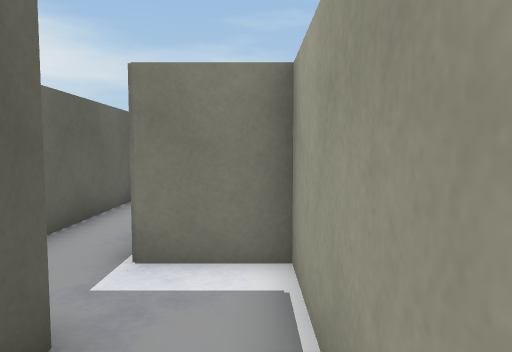
[1] (above)

20 first-person views from a walk through a scene from a Unity 3-D project. The camera is 1.4 m above the floor, tilts 4° down and sees 70° across. The floor is counted in squares, 1 m on a side. Each view is taken from the middle of a square. On the plan, view 1 faces up. The plan holds only what a view shows up to about 16 squares ahead; the rest is blank. The player character is not drawn. Surface patterns are stand-ins for the level's own textures.

[2]
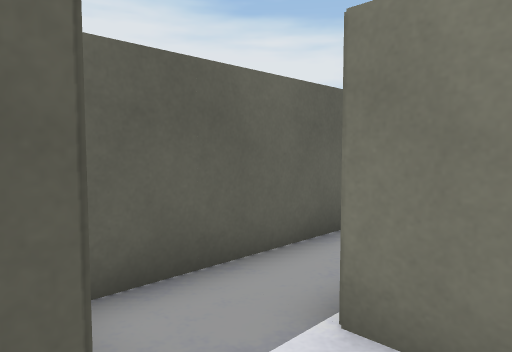

[3]
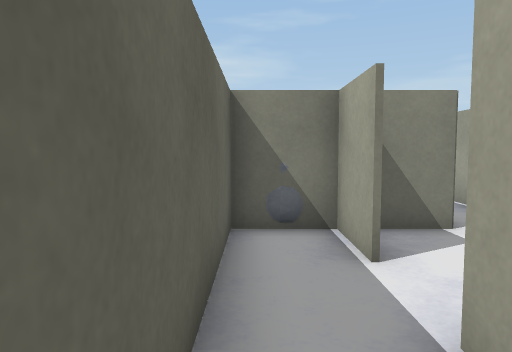

[4]
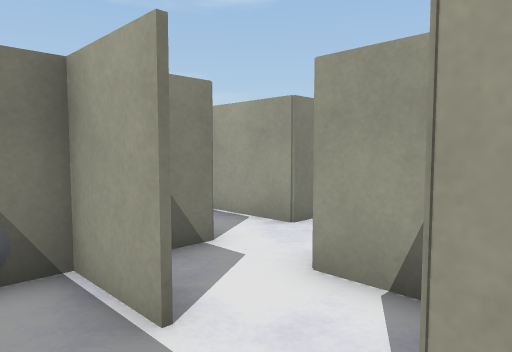

[5]
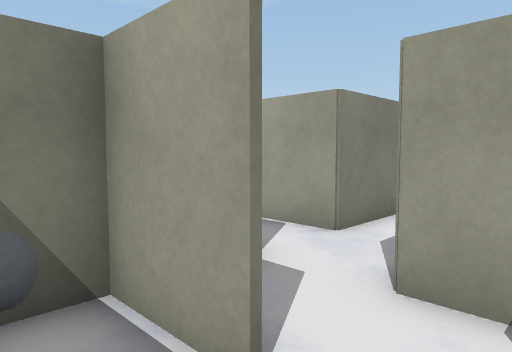

[6]
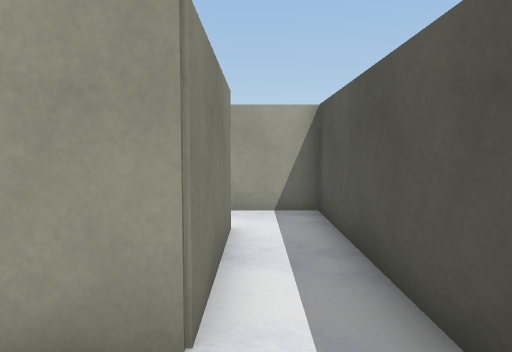

[7]
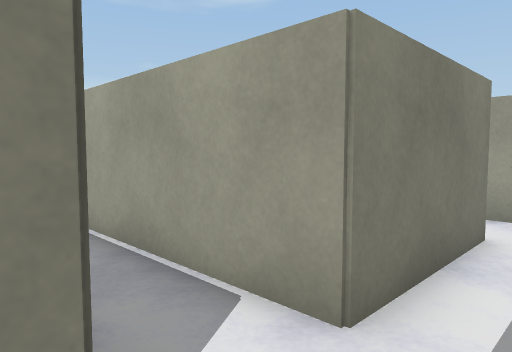

[8]
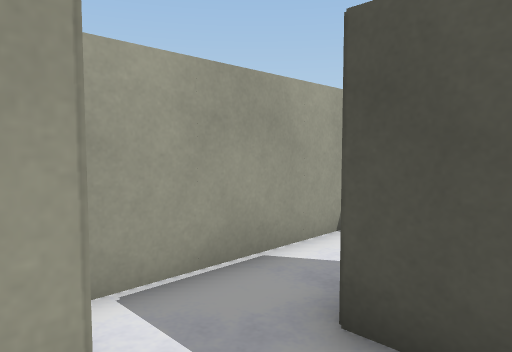

[9]
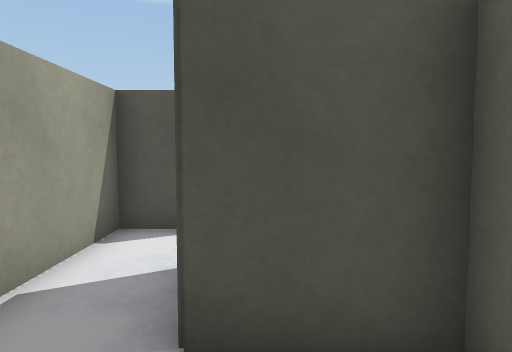

[10]
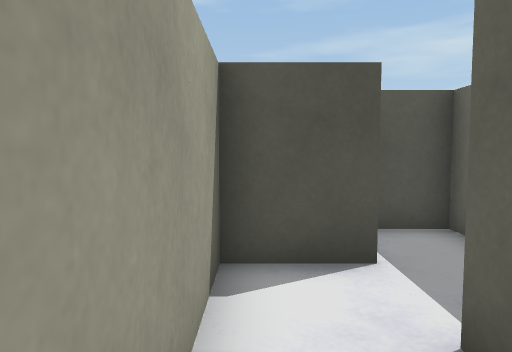

[11]
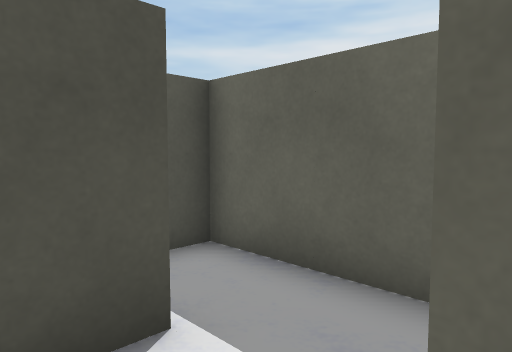

[12]
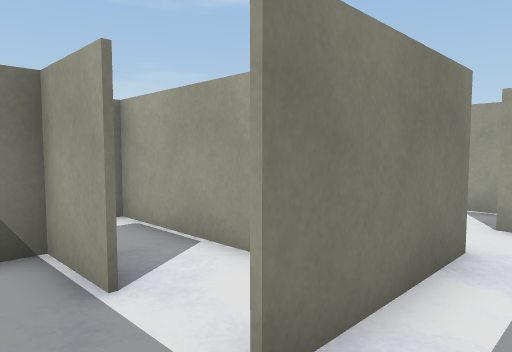

[13]
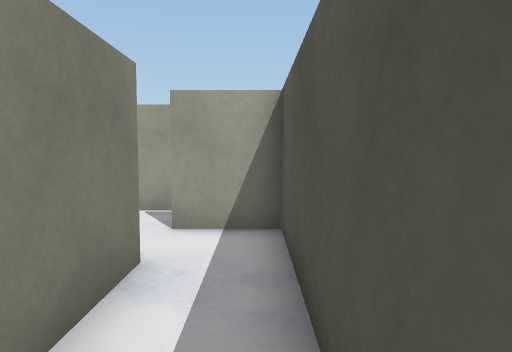

[14]
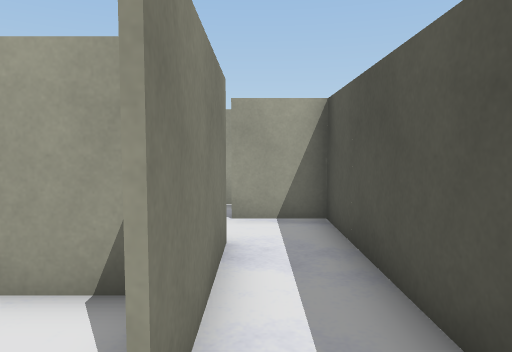

[15]
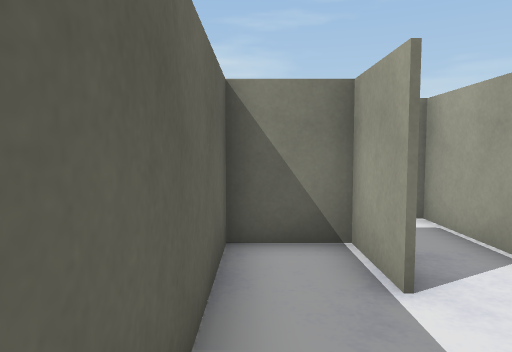

[16]
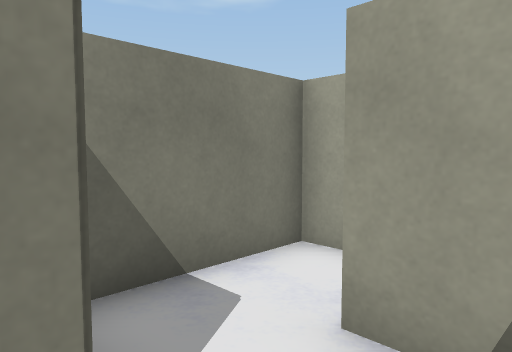

[17]
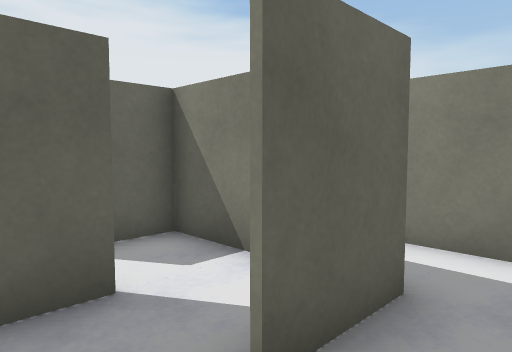

[18]
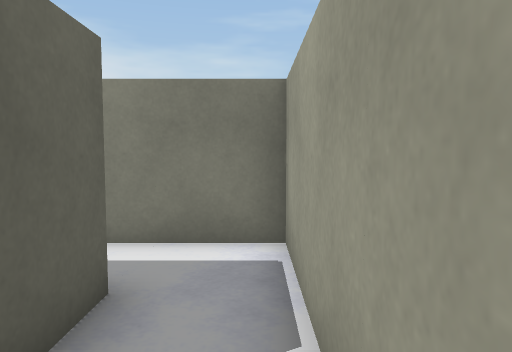

[19]
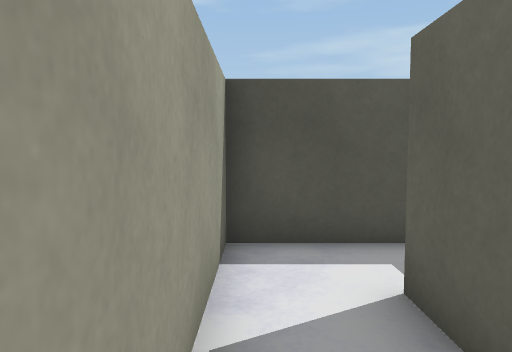

[20]
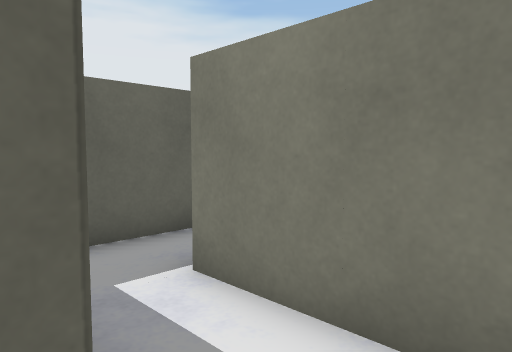

### Floor plan
Points are (right, up) in squares from view 1. A wall is a line through its corners. A room is listed if a view was taken in it or the views show most of it. See-through windows are left out.
Room 1 (views 1, 2, 10, 11)
walls: (-1.5, 2.5) (-1.5, 0.5); (-1.6, -1.4) (0.5, -1.4) (0.5, 4.5) (-1.5, 4.5)
ways out: opening at (-1, 4) to room 2; opening at (-1, 0) to room 7
Room 2 (views 3, 4, 5, 8, 9)
walls: (-1.5, 8.4) (-1.5, 9.6); (-1.5, 4.5) (-1.5, 6.6); (-3.4, 10.2) (-3.4, 2.5) (-1.5, 2.5)
ways out: opening at (-1, 4) to room 1; opening at (-1, 8) to room 9; opening at (-3, 10)
Room 3 (views 6, 7)
walls: (0.6, 10.5) (-0.9, 10.5)
ways out: opening at (0, 9) to room 9; opening at (1, 10)
Room 4 (views 12, 13, 14, 15, 16)
walls: (2.6, -1.6) (-1.5, -1.6); (-3.4, -0.5) (-3.4, -3.5) (4.5, -3.5) (4.5, -1.5)
ways out: opening at (-2.5, -1) to room 7; opening at (4, -1) to room 8
Room 5 (views 17, 18)
walls: (6.5, -1.4) (6.5, -0.4); (5.6, -3.5) (8.5, -3.5) (8.5, -1.5); (4.6, -1.4) (4.6, -2.5); (6.5, 0.5) (5.5, 0.5)
ways out: opening at (8, -1) to room 6; opening at (6, -1) to room 8
Room 6 (views 19, 20)
walls: (6.5, 0.6) (6.5, -1.5); (8.5, -1.5) (8.5, 2.5) (4.5, 2.5)
ways out: opening at (8, -1) to room 5; opening at (5, 2)
Room 7 (no view inside)
walls: (-1.5, 0.4) (-1.5, 2.5) (-3.4, 2.5) (-3.4, -0.5)
ways out: opening at (-1, 0) to room 1; opening at (-2.5, -1) to room 4
Room 8 (no view inside)
walls: (5.5, 0.5) (2.6, 0.5) (2.6, -0.8); (6.5, -0.4) (6.5, 0.5)
ways out: opening at (4, -1) to room 4; opening at (6, -1) to room 5
Room 9 (no view inside)
walls: (0.5, 7.2) (0.5, 8.6)
ways out: opening at (-1, 8) to room 2; opening at (0, 9) to room 3

Positions as (right, up) in squares from view 1, and headings:
1: (0, 0), facing up
2: (0, 2), facing up-left
3: (-3, 4), facing up
4: (-3, 6), facing up-right
5: (-3, 7), facing up-right
6: (0, 10), facing right
7: (0, 9), facing up-right
8: (-3, 5), facing down-right
9: (-2, 5), facing down
10: (0, 3), facing down
11: (0, 1), facing down-left
12: (-3, -3), facing up-right
13: (-2, -3), facing right
14: (-3, -2), facing right
15: (-3, -3), facing up
16: (2, -3), facing up-right
17: (8, -3), facing up-left
18: (8, -3), facing up
19: (8, 2), facing down
20: (8, 0), facing up-left
